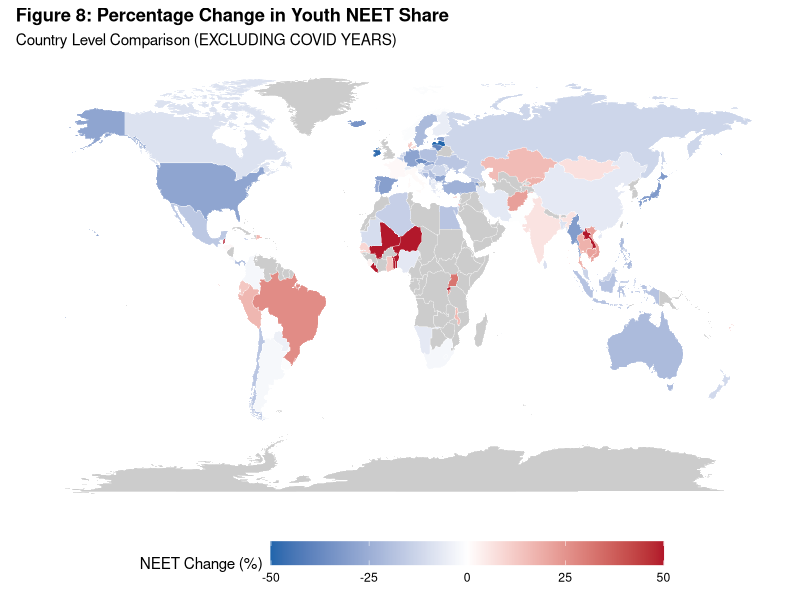

Reproduce this figure in R.
library(tidyverse)
library(dplyr)
library(readr)
library(ggplot2)

master <- read.csv('master_dataset.csv')
view(master)

# Calculate percentage change in NEET share for each country
# Using earliest available year between 2010-2015 as baseline
# and 2020 or closest year before 2020 (2016-2019) as endpoint
neet_country_change <- master %>%
  filter(!is.na(neet_share)) %>%
  group_by(country) %>%
  arrange(year) %>%
  summarise(
    baseline_neet = first(neet_share[year >= 2010 & year <= 2015]),
    baseline_year = first(year[year >= 2010 & year <= 2015]),
    recent_neet = ifelse(
      any(year == 2018 & !is.na(neet_share)),
      neet_share[year == 2018][1],
      last(neet_share[year >= 2016 & year < 2018])
    ),
    recent_year = ifelse(
      any(year == 2018 & !is.na(neet_share)),
      2018,
      last(year[year >= 2016 & year < 2018])
    ),
    .groups = 'drop'
  ) %>%
  filter(!is.na(baseline_neet) & !is.na(recent_neet)) %>%
  mutate(neet_pct_change = ((recent_neet - baseline_neet) / baseline_neet) * 100)

# Get world map data
world_map <- map_data("world")

# Match country names between datasets
neet_country_change <- neet_country_change %>%
  mutate(region = case_when(
    country == "United States" ~ "USA",
    country == "Czechia" ~ "Czech Republic",
    country == "Hong Kong" ~ "China",
    TRUE ~ country
  ))

# Join the data
map_data_joined <- world_map %>%
  left_join(neet_country_change, by = "region")

# Create the map
ggplot(map_data_joined, aes(x = long, y = lat, group = group, fill = neet_pct_change)) +
  geom_polygon(color = "white", linewidth = 0.1) +
  scale_fill_gradient2(
    low = "#2166ac",
    mid = "white",
    high = "#b2182b",
    midpoint = 0,
    limits = c(-50, 50),
    na.value = "grey80",
    name = "NEET Change (%)",
    oob = scales::squish
  ) +
  theme_minimal() +
  theme(
    panel.grid = element_blank(),
    axis.text = element_blank(),
    axis.title = element_blank(),
    axis.ticks = element_blank(),
    legend.position = "bottom",
    legend.direction = "horizontal",
    legend.key.width = unit(2, "cm"),
    plot.title = element_text(hjust = 0.0, face = "bold")
  ) +
  coord_fixed(1.3) +
  labs(title = "Figure 8: Percentage Change in Youth NEET Share",
       subtitle = "Country Level Comparison (EXCLUDING COVID YEARS)")
